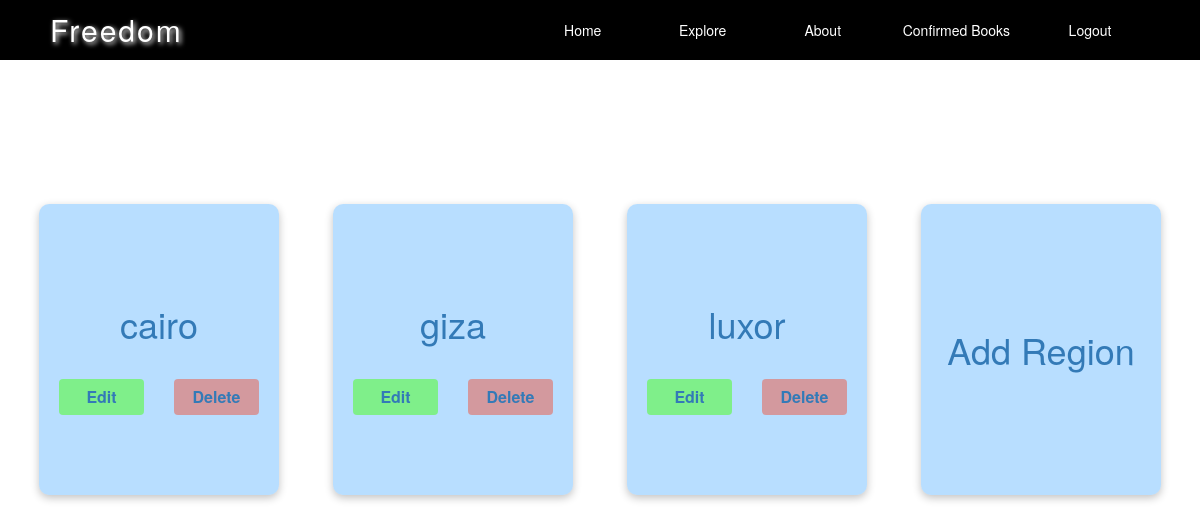
Page /show/ (signed in) on the committed database.
### hotel/models.py (models this page shows, shortened)
class Region(models.Model):
    name = models.CharField(max_length=500)

### hotel/views.py (the view)
# urls.py: path('show/', views.show_regions , name='show_regions'),
def show_regions(request):
    return render(request, 'show_regions.html', {'regions': Region.objects.all()})

### templates/show_regions.html
{% extends 'index.html' %}
{% load static %}
{% block content %}
<link rel="stylesheet" href="{% static 'css/control_panel.css' %}">
<div class="contianer">
    <div class="boxes">
        {% for region in regions %}
        <div class="box">
            <a href="{{ region.id }}/"><h1>{{ region.name }}</h1></a>
            {% if user.is_superuser %}
            <div class="btns">
                <a class="btn edit" href="/edit_page/region/{{ region.id }}">Edit</a>
                <a class="btn delete" href="/delete_region/{{ region.id }}">Delete</a>
            </div>
            {% endif %}
        </div>
        {% endfor %}
        {% if user.is_superuser %}
        <div class="box">
            <a href="/add_page/region/nw">Add Region</a>
        </div>
        {% endif %}
    </div>
</div>
{% endblock %}

### static/css/style.css (style rules this page uses)
a , a:link, a:visited { text-decoration: none; }
* { margin:0; padding:0; }
body { position: relative; }
a { text-decoration:none; }

### static/css/control_panel.css (style rules this page uses)
.boxes { display: flex; justify-content: space-evenly; flex-wrap: wrap; gap: 15px; margin: 18vh 0; }
.box { text-align: center; width: 240px; min-height: 240px; padding: 80px 10px; background-color: rgb(0 136 255 / 28%); display: flex; justify-content: center; flex-direction: column; gap: 25px; border-radius: 10px; box-shadow: rgba(0, 0, 0, 0.24) 0px 3px 8px; }
.box > a { font-size: 36px; font-weight: 500; z-index: 10; }
.box .btns { display: grid; grid-template-columns: repeat(2, 1fr); gap: 30px; padding: 0 10px; }
.box .btns .btn { font-size: 16px; font-weight: 900; }
.box .btns .btn.delete { background-color: rgb(255 40 0 / 38%); }
.box .btns .btn.edit { background-color: rgb(80 253 42 / 55%); }

### rows in the picture
Region: name "cairo"
Region: name "giza"
Region: name "luxor"
